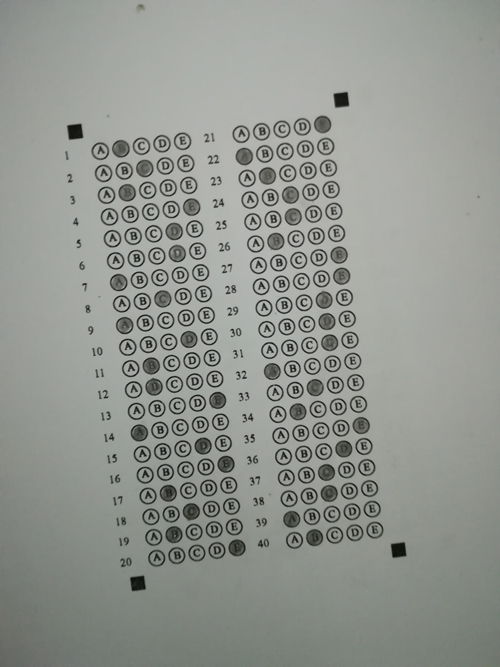
#> input picture optik1.jpg, 500 x 667 px
$ python optik.py
#> lines starting #> are read from the running program, lines starting #| are printed output that depends on the picture; after the words box and inside, x2 and y2 are one past the last pixel; in counts of white or black regions, pixels touching at a corner belong together
import cv2
import numpy as np
from imutils.perspective import four_point_transform


class BubbleSheetScanner:
    questionCount = 40
    bubbleCount = 5
    sqrAvrArea = 0
    bubbleWidthAvr = 0
    bubbleHeightAvr = 0
    ovalCount = questionCount * bubbleCount
    ANSWER_KEY = {
        0: 1, 1: 4,
        2: 2, 3: 0,
        4: 1, 5: 3,
        6: 2, 7: 4,
        8: 0, 9: 3,
        10: 1, 11: 1,
        12: 4, 13: 0,
        14: 3, 15: 1,
        16: 1, 17: 4,
        18: 0, 19: 3,
        20: 1, 21: 1,
        22: 3, 23: 4,
        24: 0, 25: 3,
        26: 1, 27: 1,
        28: 4, 29: 0,
        30: 3, 31: 1,
        32: 1, 33: 4,
        34: 0, 35: 3,
        36: 1, 37: 1,
        38: 4, 39: 0,
        40: 3
    }

    def __init__(self):
        pass

    def getCannyFrame(self, frame):
        gray = cv2.cvtColor(frame, cv2.COLOR_RGBA2GRAY)
        frame = cv2.Canny(gray, 127, 255)
        return frame

    def getAdaptiveThresh(self, frame):
        frame = cv2.cvtColor(frame, cv2.COLOR_RGB2GRAY)
        adaptiveFrame = cv2.adaptiveThreshold(frame, 255, cv2.ADAPTIVE_THRESH_GAUSSIAN_C, cv2.THRESH_BINARY_INV, 51, 7)
        # adaptiveFrame = canny = cv2.Canny(frame, 127, 255)
        return adaptiveFrame

    def getFourPoints(self, canny):
        squareContours = []
        contours, hie = cv2.findContours(canny, cv2.RETR_EXTERNAL, cv2.CHAIN_APPROX_SIMPLE)
        if len(contours) > 0:
            fourPoints = []
            i = 0
            for cnt in contours:

                (x, y), (MA, ma), angle = cv2.minAreaRect(cnt)

                epsilon = 0.04 * cv2.arcLength(cnt, False)
                approx = cv2.approxPolyDP(cnt, epsilon, True)

                x, y, w, h = cv2.boundingRect(cnt)
                aspect_ratio = float(w) / h
                if len(approx) == 4 and aspect_ratio >= 0.9 and aspect_ratio <= 1.1:
                    M = cv2.moments(cnt)
                    cx = int(M['m10'] / M['m00'])
                    cy = int(M['m01'] / M['m00'])
                    fourPoints.append((cx, cy))
                    squareContours.append(cnt)
                    i += 1
            return fourPoints, squareContours

    # We are using warping process for creative purposes
    def getWarpedFrame(self, cannyFrame, frame):

        fourPoints = np.array(bubbleSheetScanner.getFourPoints(cannyFrame)[0], dtype="float32")
        fourContours = bubbleSheetScanner.getFourPoints(cannyFrame)[1]

        if len(fourPoints) >= 4:
            newFourPoints = []
            newFourPoints.append(fourPoints[0])
            newFourPoints.append(fourPoints[1])
            newFourPoints.append(fourPoints[len(fourPoints) - 2])
            newFourPoints.append(fourPoints[len(fourPoints) - 1])

            newSquareContours = []
            newSquareContours.append(fourContours[0])
            newSquareContours.append(fourContours[1])
            newSquareContours.append(fourContours[len(fourContours) - 2])
            newSquareContours.append(fourContours[len(fourContours) - 1])

            for cnt in newSquareContours:
                area = cv2.contourArea(cnt)
                self.sqrAvrArea += area

            self.sqrAvrArea = int(self.sqrAvrArea / 4)

            newFourPoints = np.array(newFourPoints, dtype="float32")

            return four_point_transform(frame, newFourPoints)
        else:
            return None

    def getOvalContours(self, adaptiveFrame):
        contours, hierarchy = cv2.findContours(adaptiveFrame, cv2.RETR_EXTERNAL, cv2.CHAIN_APPROX_SIMPLE)
        ovalContours = []

        for contour in contours:
            approx = cv2.approxPolyDP(contour, 0, True)
            ret = 0
            x, y, w, h = cv2.boundingRect(contour)

            # eliminating not ovals by approx lenght
            if (len(approx) > 15 and w / h <= 1.2 and w / h >= 0.8):

                mask = np.zeros(adaptiveFrame.shape, dtype="uint8")
                cv2.drawContours(mask, [contour], -1, 255, -1)

                ret = cv2.matchShapes(mask, contour, 1, 0.0)

                if (ret < 1):
                    ovalContours.append(contour)
                    self.bubbleWidthAvr += w
                    self.bubbleHeightAvr += h
        self.bubbleWidthAvr = self.bubbleWidthAvr / len(ovalContours)
        self.bubbleHeightAvr = self.bubbleHeightAvr / len(ovalContours)

        return ovalContours

    def x_cord_contour(self, ovalContour):
        x, y, w, h = cv2.boundingRect(ovalContour)

        return y + x * self.bubbleHeightAvr

    def y_cord_contour(self, ovalContour):
        x, y, w, h = cv2.boundingRect(ovalContour)

        return x + y * self.bubbleWidthAvr


bubbleSheetScanner = BubbleSheetScanner()

image = cv2.imread('optik1.jpg')
#> image is the input picture: shape (667, 500, 3); mean B, G, R 144.3, 149.5, 146.2
h = int(round(600 * image.shape[0] / image.shape[1]))
#> h = 800
frame = cv2.resize(image, (600, h), interpolation=cv2.INTER_LANCZOS4)

cv2.imshow('result', frame)
cv2.waitKey(0)

cannyFrame = bubbleSheetScanner.getCannyFrame(frame)
#> in getCannyFrame, `frame = cv2.Canny(gray, 127, 255)`:
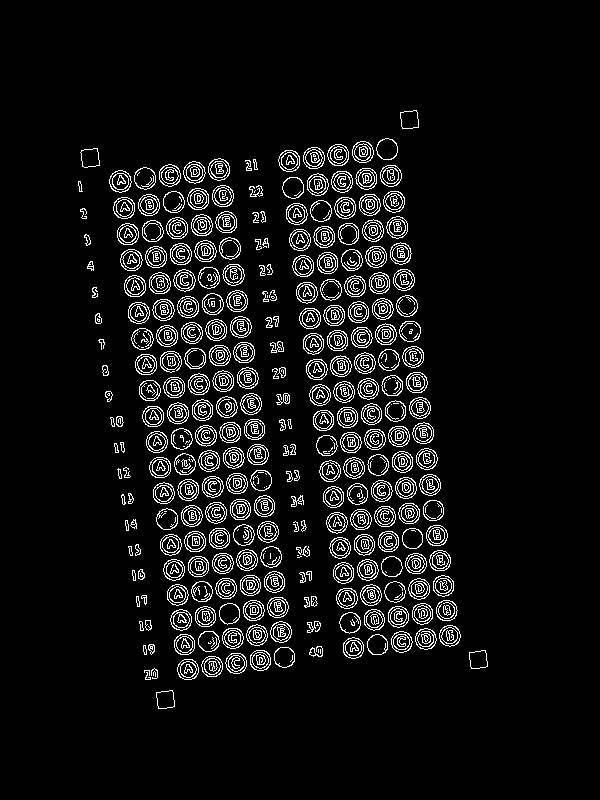
#> frame: shape (800, 600); 7% white in thin lines or dots, all inside (x1, y1, x2, y2) = (78, 110, 488, 709)
cv2.imshow('result', cannyFrame)
cv2.waitKey(0)

warpedFrame = bubbleSheetScanner.getWarpedFrame(cannyFrame, frame)
#> in getFourPoints, `contours, hie = cv2.findContours(canny, cv2.RETR_EXTERNAL, cv2.CHAIN_A..`: contours = 281 contours, 34 with area under 20; largest, box (x1, y1, x2, y2) and area: (109, 170, 132, 193) 370, (120, 249, 143, 271) 367, (208, 158, 230, 181) 366, (170, 243, 192, 265) 366, (124, 275, 146, 297) 365; hie = 281 rows, first 6: [1, -1, -1, -1], [2, 0, -1, -1], [3, 1, -1, -1], [4, 2, -1, -1], [5, 3, -1, -1], [6, 4, -1, -1]
#> the loop in getFourPoints, `for cnt in contours: ` made 281 passes
#> (MA, ma, angle, epsilon, approx, w) on passes 1, 9: (17.49, 17.49, -7.13, 2.57, [[172, 690], [156, 692], [158, 708], [174, 706]], 19), (17.68, 17.54, -8.13, 2.53, [[485, 650], [469, 652], [471, 668], [487, 666]], 19)
#> (MA, ma, angle, epsilon, w, h) on pass 276: (17.86, 18.23, -7.13, 2.65, 20, 20)
#> the loop in getFourPoints (call 2), `for cnt in contours: ` made 281 passes
#> cnt on passes 11 to 12: [[320, 649], [320, 653]], [[318, 649], [318, 652]]
#> the loop in getWarpedFrame, `for cnt in newSquareContours:` made 4 passes
#> in getWarpedFrame, `return four_point_transform(frame, newFourPoints)`:
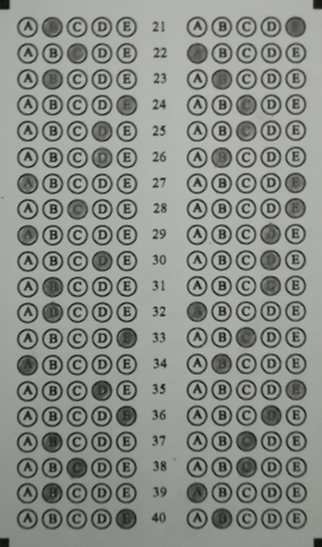
#> returned value: shape (547, 322, 3); mean of channels 0, 1, 2 137.4, 142.2, 139.5; drawn as B, G, R
cv2.imshow('result', warpedFrame)
cv2.waitKey(0)

adaptiveFrame = bubbleSheetScanner.getAdaptiveThresh(warpedFrame)
#> in getAdaptiveThresh, `adaptiveFrame = cv2.adaptiveThreshold(frame, 255, cv2.ADAPTIVE_THRESH_..`:
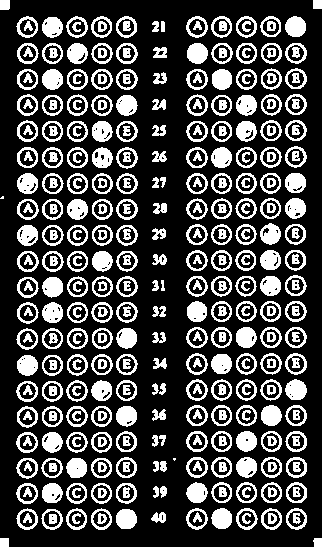
#> adaptiveFrame: shape (547, 322); 28.4% white; 393 white regions (2 under 20 px), largest, box (x1, y1, x2, y2) and area: (285, 379, 307, 400) 352, (187, 43, 208, 64) 351, (285, 16, 306, 37) 350
cv2.imshow('result', adaptiveFrame)
cv2.waitKey(0)

ovalContours = bubbleSheetScanner.getOvalContours(adaptiveFrame)
#> the loop in getOvalContours, `for contour in contours:` made 234 passes
#> contour on pass 2: [[0, 538], [0, 546], [8, 546], [8, 538]]
#> after the loop in getOvalContours, `for contour in contours:`:
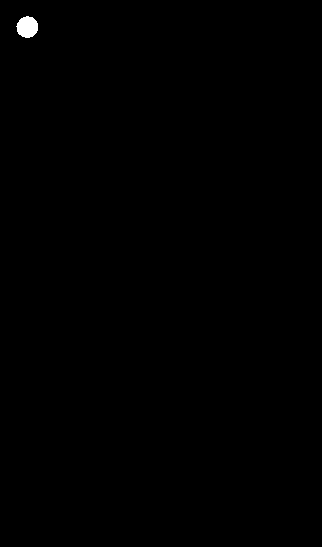
#> mask: shape (547, 322); 0.21% white; 1 white region, box (x1, y1, x2, y2) and area: (16, 16, 38, 38) 366

if (len(ovalContours) == bubbleSheetScanner.ovalCount):

    ovalContours = sorted(ovalContours, key=bubbleSheetScanner.y_cord_contour, reverse=False)

    score = 0
    for (q, i) in enumerate(np.arange(0, len(ovalContours), bubbleSheetScanner.bubbleCount)):

        bubbles = sorted(ovalContours[i:i + bubbleSheetScanner.bubbleCount], key=bubbleSheetScanner.x_cord_contour,
                         reverse=False)

        for (j, c) in enumerate(bubbles):
            area = cv2.contourArea(c)

            mask = np.zeros(adaptiveFrame.shape, dtype="uint8")
            cv2.drawContours(mask, [c], -1, 255, -1)
            mask = cv2.bitwise_and(adaptiveFrame, adaptiveFrame, mask=mask)
            total = cv2.countNonZero(mask)
            answer = bubbleSheetScanner.ANSWER_KEY[q]

            x, y, w, h = cv2.boundingRect(c)

            isBubbleSigned = ((float)(total) / (float)(area)) > 1
            if (isBubbleSigned):
                if (answer == j):
                    # And calculate score
                    score += 100 / bubbleSheetScanner.questionCount
                    # Sign correct answered bubble with green circle
                    cv2.drawContours(warpedFrame, bubbles, j, (0, 255, 0), 2)
                else:
                    # Sign wrong answered bubble with red circle
                    cv2.drawContours(warpedFrame, bubbles, j, (0, 0, 255), 1)

            # Sign correct bubble
            cv2.drawContours(warpedFrame, bubbles, answer, (255, 0, 0), 1)
#> this loop made 40 passes
#> i on passes 1 to 12: 0, 5, 10, 15, 20, 25, 30, 35, 40, 45, 50, 55
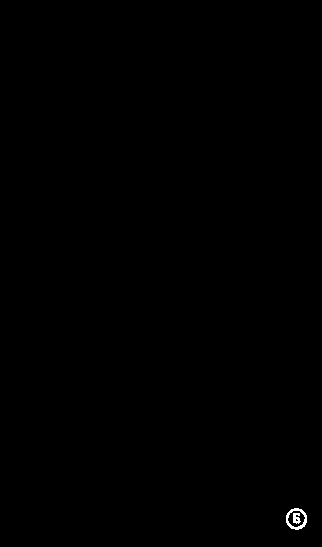
#> mask: shape (547, 322); 0.13% white in thin lines or dots, all inside (x1, y1, x2, y2) = (286, 508, 307, 530)
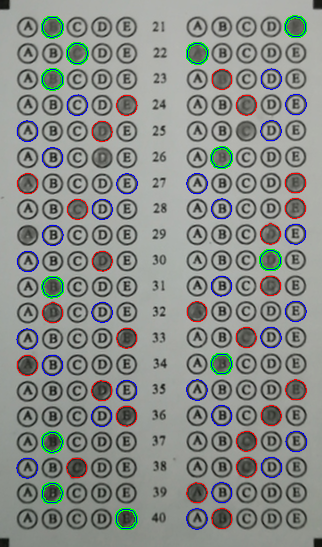
#> warpedFrame: shape (547, 322, 3); 3.22% of pixels changed, all inside (x1, y1, x2, y2) = (16, 15, 307, 530)

    # Add score
    warpedFrame = cv2.putText(warpedFrame, 'Score:' + str(score),
                              (100, 12),
                              cv2.FONT_HERSHEY_SIMPLEX,
                              0.5,
                              (0, 255, 255),
                              1
                              )
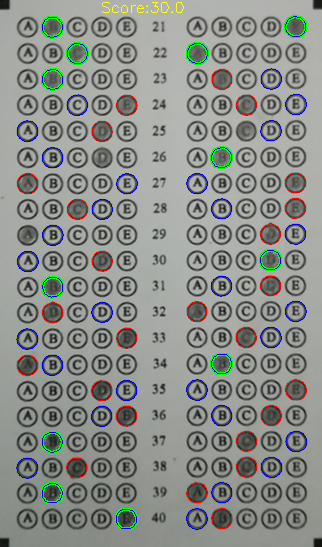
#> warpedFrame: shape (547, 322, 3); 0.11% of pixels changed, all inside (x1, y1, x2, y2) = (102, 2, 184, 13)

    cv2.imshow('result', warpedFrame)
    print('hit6')
    cv2.waitKey(0)
else:
    print('Invalid frame')

$ run again, with optik10.jpg copied over optik1.jpg
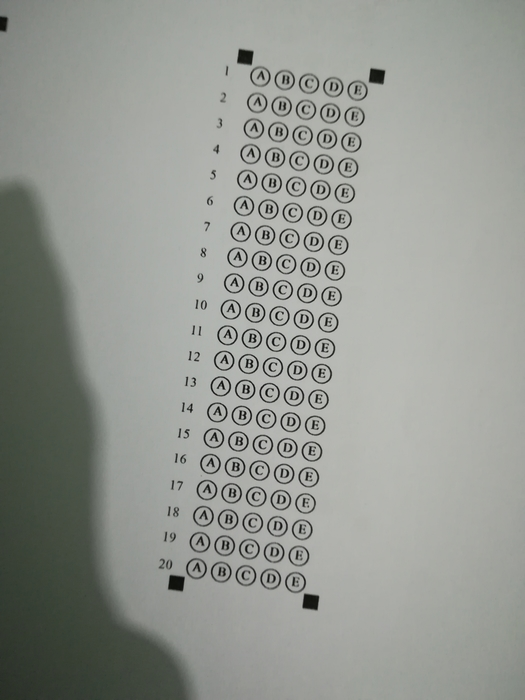
#> input picture optik10.jpg, 525 x 700 px
#> image is the input picture: shape (700, 525, 3); mean B, G, R 145.5, 151.4, 148.2
#> in getCannyFrame, `frame = cv2.Canny(gray, 127, 255)`:
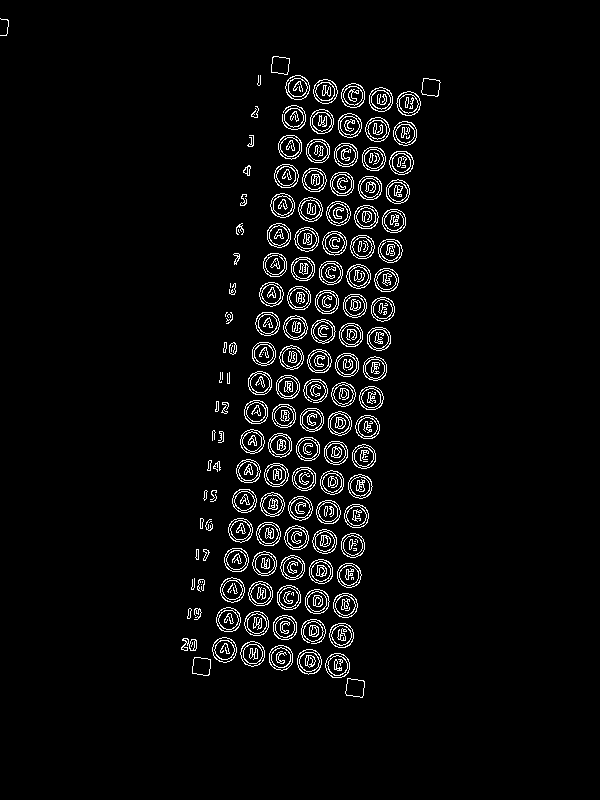
#> frame: shape (800, 600); 4.2% white in thin lines or dots, all inside (x1, y1, x2, y2) = (0, 18, 441, 698)
#> contours = 145 contours, 30 with area under 20; largest, box (x1, y1, x2, y2) and area: (297, 649, 322, 675) 474, (212, 637, 237, 663) 467, (325, 653, 350, 678) 466, (329, 623, 354, 648) 466, (240, 641, 265, 667) 465; hie = 145 rows, first 6: [1, -1, -1, -1], [2, 0, -1, -1], [3, 1, -1, -1], [4, 2, -1, -1], [5, 3, -1, -1], [6, 4, -1, -1]
#> the loop in getFourPoints, `for cnt in contours: ` made 145 passes
#> (MA, ma, angle, epsilon, approx, w) on passes 1 to 2: (17.39, 18.38, -81.87, 2.69, [[347, 678], [346, 695], [362, 697], [364, 681]], 20), (17.39, 18.1, -81.87, 2.45, [[194, 657], [192, 673], [208, 675], [210, 659]], 19)
#> the loop in getFourPoints (call 2), `for cnt in contours: ` made 145 passes
#> cnt on passes 19, 21, 36: [[201, 584]], [[202, 581], [202, 582]], [[210, 521], [209, 522], [210, 521], [211, 521]]
#> the loop in getWarpedFrame, `for cnt in newSquareContours:` made 4 passes
#> adaptiveFrame: shape (606, 154); 26.4% white in thin lines or dots
#> the loop in getOvalContours, `for contour in contours:` made 104 passes
#> contour on pass 1: [[0, 598], [0, 605], [8, 605], [8, 598]]
#> after the loop in getOvalContours, `for contour in contours:`:
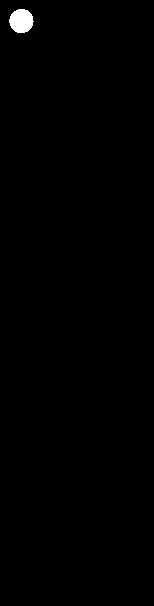
#> mask: shape (606, 154); 0.49% white; 1 white region, box (x1, y1, x2, y2) and area: (9, 9, 34, 33) 461

$ run again, with optik11.jpg copied over optik1.jpg
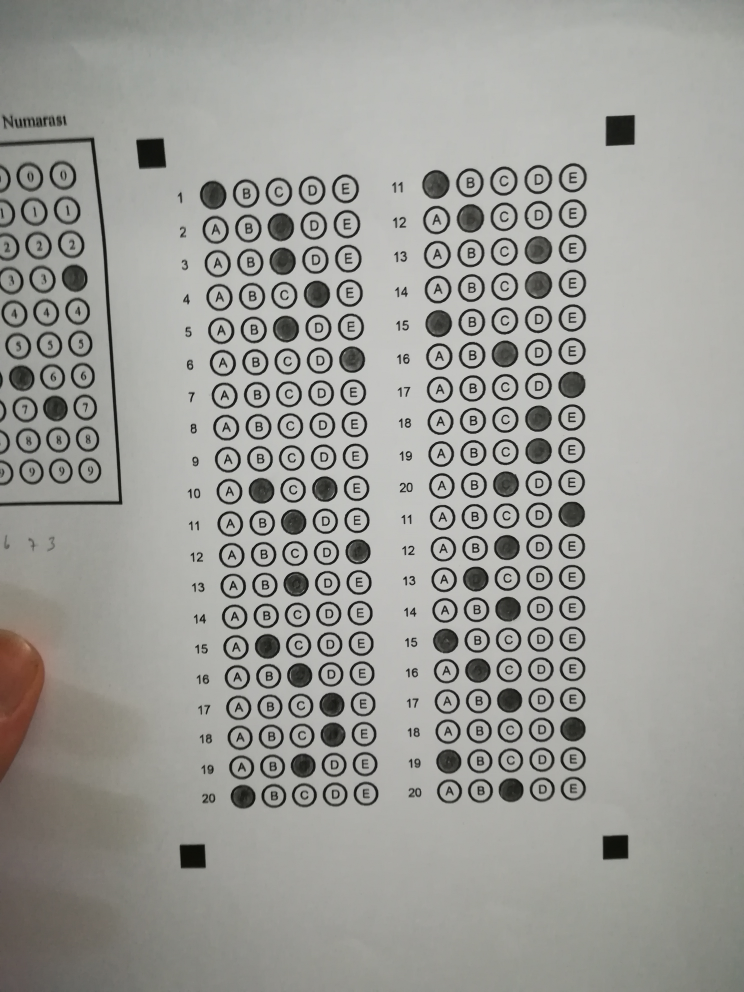
#> input picture optik11.jpg, 2976 x 3968 px (shown at 1/4 size)
#> image is the input picture: shape (3968, 2976, 3); mean B, G, R 152.1, 156.8, 156.8
#> in getCannyFrame, `frame = cv2.Canny(gray, 127, 255)`:
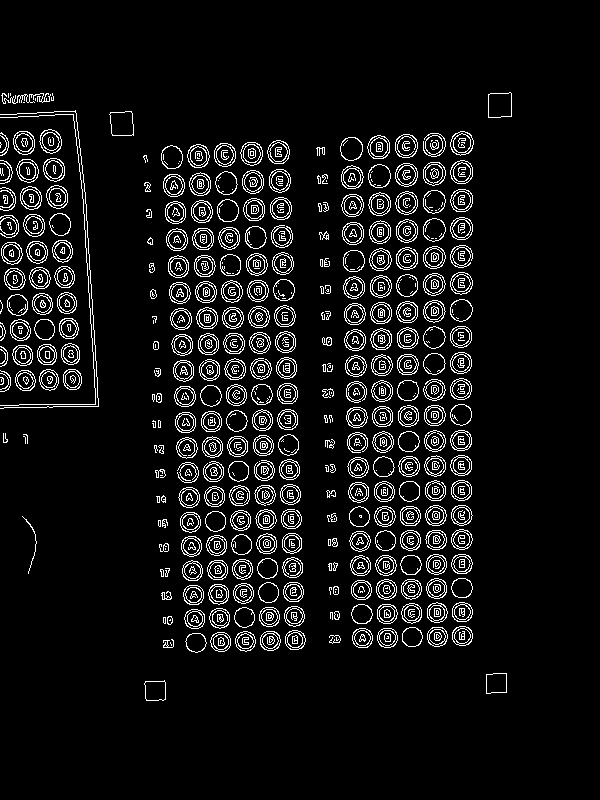
#> frame: shape (800, 600); 7.4% white in thin lines or dots, all inside (x1, y1, x2, y2) = (0, 92, 512, 701)
#> contours = 342 contours, 94 with area under 20; largest, box (x1, y1, x2, y2) and area: (488, 92, 512, 118) 542, (109, 111, 134, 136) 510, (450, 131, 474, 156) 424, (395, 134, 418, 158) 420, (340, 137, 363, 161) 413; hie = 342 rows, first 6: [1, -1, -1, -1], [2, 0, -1, -1], [3, 1, -1, -1], [4, 2, -1, -1], [5, 3, -1, -1], [6, 4, -1, -1]
#> the loop in getFourPoints, `for cnt in contours: ` made 342 passes
#> (MA, ma, angle, epsilon, approx, w) on passes 1 to 2: (21.08, 19.92, -3.01, 3.13, [[164, 680], [145, 681], [146, 700], [165, 699]], 22), (20, 20, -90, 2.63, [[486, 674], [486, 693], [506, 692], [506, 673]], 21)
#> the loop in getFourPoints (call 2), `for cnt in contours: ` made 342 passes
#> cnt on pass 59: [[328, 539], [328, 545], [330, 545], [330, 539]]
#> the loop in getWarpedFrame, `for cnt in newSquareContours:` made 4 passes
#> adaptiveFrame: shape (578, 378); 22.8% white; 424 white regions (2 under 20 px), largest, box (x1, y1, x2, y2) and area: (38, 515, 61, 536) 383, (328, 181, 351, 202) 380, (221, 488, 243, 510) 380
#> the loop in getOvalContours, `for contour in contours:` made 261 passes
#> contour on passes 1 to 3: [[366, 568], [366, 577], [377, 577], [377, 568]], [[0, 567], [0, 577], [12, 577], [12, 567]], [[243, 553]]
#> the loop `for (q, i) in enumerate(np.arange(0, len(ovalContours), bubbleSheetSca..` made 40 passes
#> i on passes 1 to 8: 0, 5, 10, 15, 20, 25, 30, 35
#> `warpedFrame = cv2.putText(warpedFrame, 'Score:' + str(score), (100, 12..`:
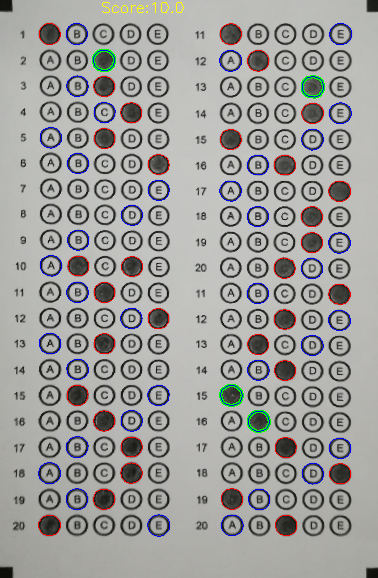
#> warpedFrame: shape (578, 378, 3); mean B, G, R 155.9, 157.5, 158.6
